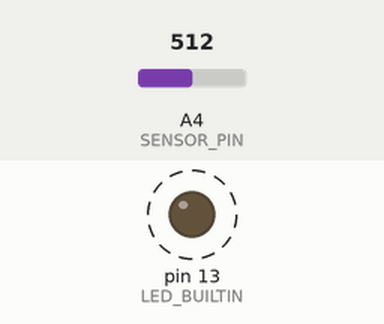
Bench run of a sketch on a simulated Arduino Uno, built with avr-gcc and run on an emulated ATmega328P. On the bench: output pins drawn as LEDs (lit = HIGH). Dashed ring = blinking. The test bench sets the inputs (shaded band); at power-on: A4 (SENSOR_PIN) = 512. No radio packets arrive unless stated; what the sketch prints to the serial monitor is not drawn.

Above: at 0.3 s.
Timing chart, 0 to 3.0 s (numbered marks = the images above):
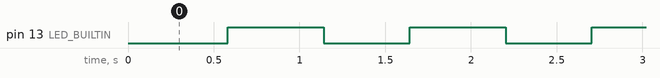

The sketch:

lora-tx.ino
```cpp
#include <LoRa.h>

#define BAND 915E6

#define RF95_CS 2
#define RF95_RST 3
#define RF95_DIO0 0
#define RF95_DIO1 1

#define SENSOR_PIN A4

// #define DEBUG

void setup()
{
    Serial.begin(115200);
    pinMode(LED_BUILTIN, OUTPUT);
#ifdef DEBUG
    while (!Serial)
        yield();
#endif

    pinMode(SENSOR_PIN, INPUT);

    Serial.println("Sender initialising...");

    LoRa.setPins(RF95_CS, RF95_RST, RF95_DIO0);

    int err = LoRa.begin(BAND);
    while (err == 0)
    {
        Serial.print("LoRa init failed, code ");
        Serial.println(err);

        Serial.println("Trying again in 1 second...");

        blink();
        delay(1000);
        noBlink();

        LoRa.end();
        err = LoRa.begin(BAND);
    }

    Serial.println("Sender initialised.");
}

uint8_t payloadIdx = 0;

void loop()
{
    uint16_t payload = (payloadIdx << 12) | (0x0FFF & analogRead(SENSOR_PIN)); // 4 bits of index, 12 bits of data
    payloadIdx++;

    Serial.print("Sending packet with payload ");
    Serial.println(payload, BIN);

    LoRa.beginPacket();

    // Send payload split into two bytes
    LoRa.write(payload >> 8);
    LoRa.write(payload & 0xFF);

    LoRa.endPacket();

    blink();
    delay(500);
    noBlink();
    delay(500);
}

void blink()
{
    digitalWrite(LED_BUILTIN, LOW);
}

void noBlink()
{
    digitalWrite(LED_BUILTIN, HIGH);
}
```

Measured:
- by itself, pin 13 (LED_BUILTIN): alternates HIGH for 0.56 s and LOW for 0.50 s
